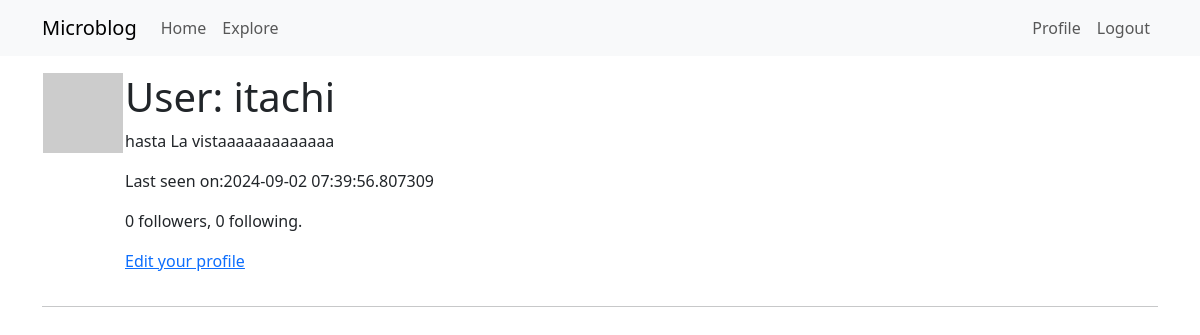
The app's page /user/itachi (signed in), older data.
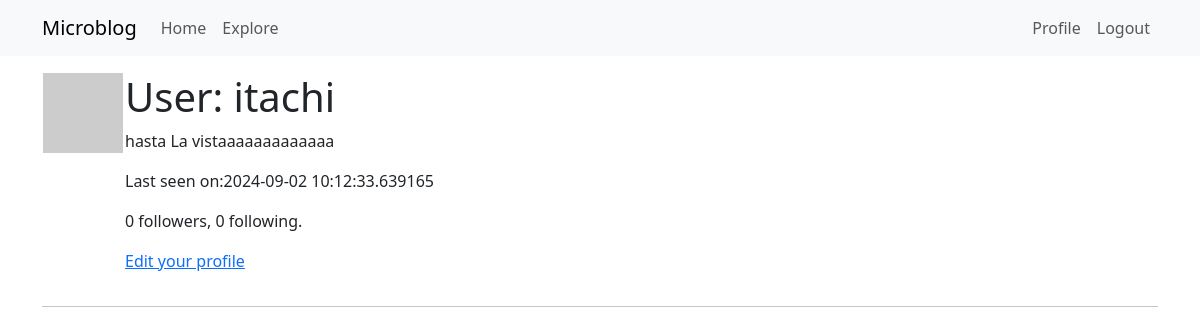
The same page, newer data.
### app/models.py (models this page shows, shortened)
class User(UserMixin,db.Model):
    id: so.Mapped[int] = so.mapped_column(primary_key=True)
    username: so.Mapped[str] = so.mapped_column(sa.String(64), index=True,
                                                unique=True)
    email: so.Mapped[str] = so.mapped_column(sa.String(120), index=True,
                                             unique=True)
    password_hash: so.Mapped[Optional[str]] = so.mapped_column(sa.String(256))
    posts: so.WriteOnlyMapped['Post'] = so.relationship(
        back_populates='author')
    about_me: so.Mapped[Optional[str]] = so.mapped_column(sa.String(140))
    last_seen: so.Mapped[Optional[datetime]] = so.mapped_column(
        default=lambda: datetime.now(timezone.utc))
    following: so.WriteOnlyMapped['User'] = so.relationship(
        secondary=followers, primaryjoin=(followers.c.follower_id == id),
        secondaryjoin=(followers.c.followed_id == id),
        back_populates='followers')
    followers: so.WriteOnlyMapped['User'] = so.relationship(
        secondary=followers, primaryjoin=(followers.c.followed_id == id),
        secondaryjoin=(followers.c.follower_id == id),
        back_populates='following')
    def avatar(self,size):
        digest=md5(self.email.lower().encode('utf-8')).hexdigest()
        return f'https://www.gravatar.com/avatar/{digest}?d=identicon&s={size}'
    def followers_count(self):
        query = sa.select(sa.func.count()).select_from(
            self.followers.select().subquery())
        return db.session.scalar(query)
    def following_count(self):
        query = sa.select(sa.func.count()).select_from(
            self.following.select().subquery())
        return db.session.scalar(query)

### app/routes.py (the view)
@app.route('/user/<username>')
@login_required
def user(username):
    user = db.first_or_404(sa.select(User).where(User.username==username))
    page = request.args.get('page', 1, type=int)
    query = user.posts.select().order_by(Post.timestamp.desc())
    posts = db.paginate(query, page=page,
                        per_page=app.config['POSTS_PER_PAGE'],
                        error_out=False)
    next_url = url_for('user', username=user.username, page=posts.next_num) \
        if posts.has_next else None
    prev_url = url_for('user', username=user.username, page=posts.prev_num) \
        if posts.has_prev else None
    form=EmptyForm()
    return render_template('user.html',user=user,posts=posts.items,next_url=next_url, prev_url=prev_url,form=form)

### app/models.py (called while the page is built)
@login.user_loader
def load_user(id):
    return db.session.get(User, int(id))

### app/routes.py (called while the page is built)
@app.before_request
def before_request():
    if current_user.is_authenticated:
        current_user.last_seen = datetime.now(timezone.utc)
        db.session.commit()

### app/templates/user.html (shortened to what this page needs)
{% extends "base.html" %}
{% block content %}
    <table>
        <tr valign="top">
            <td><img src="{{ user.avatar(128) }}"</td>
            <td>
                <h1>User: {{ user.username }}</h1>
                {% if user.about_me %}<p>{{ user.about_me }}</p>{% endif %}
                {% if user.last_seen %}<p>Last seen on:{{ user.last_seen }}</p>{% endif %}
                <p>{{ user.followers_count() }} followers, {{ user.following_count() }} following.</p>
                {% if user == current_user %}<p><a href="{{ url_for('edit_profile') }}">Edit your profile</a></p>
                {% endif %}
            </td>
        </tr>
    </table>
    <hr>
{% endblock %}

### app/templates/base.html (shortened to what this page needs)
<!doctype html>
<html lang="en">
    <head>
        <link
        href="https://cdn.jsdelivr.net/npm/bootstrap@5.3.2/dist/css/bootstrap.min.css"
        rel="stylesheet"
>
    </head>
    <body>
        <nav class="navbar navbar-expand-lg bg-body-tertiary">
            <div class="container">
              <a class="navbar-brand" href="{{ url_for('index') }}">Microblog</a>
              <div class="collapse navbar-collapse" id="navbarSupportedContent">
                <ul class="navbar-nav me-auto mb-2 mb-lg-0">
                  <li class="nav-item">
                    <a class="nav-link" aria-current="page" href="{{ url_for('index') }}">Home</a>
                  </li>
                  <li class="nav-item">
                    <a class="nav-link" aria-current="page" href="{{ url_for('explore') }}">Explore</a>
                  </li>
                </ul>
                <ul class="navbar-nav mb-2 mb-lg-0">
                  {% if current_user.is_anonymous %}
                  <li class="nav-item">
                    <a class="nav-link" aria-current="page" href="{{ url_for('login') }}">Login</a>
                  </li>
                  {% else %}
                  <li class="nav-item">
                    <a class="nav-link" aria-current="page" href="{{ url_for('user', username=current_user.username) }}">Profile</a>
                  </li>
                  <li class="nav-item">
                    <a class="nav-link" aria-current="page" href="{{ url_for('logout') }}">Logout</a>
                  </li>
                  {% endif %}
                </ul>
              </div>
            </div>
          </nav>
        <div class="container mt-3">
            {% block content %}{% endblock %}
        </div>
    </body>
</html>

Row changes from the older to the newer data that the page shows:
changed User "itachi": last_seen "2024-09-02 07:39:56.807309" → "2024-09-02 10:12:33.639165"
